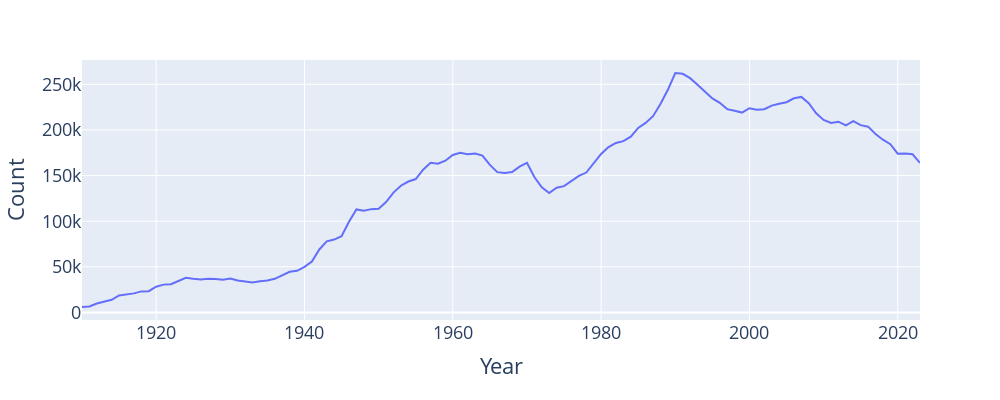

This figure's notebook cell:
### Code cell
grouped_data = babynames_f.groupby("Year")["Count"].sum().reset_index()
fig = px.line(grouped_data,
              x = "Year", y = "Count")
fig.update_layout(font_size = 18,
                  autosize=False,
                 width=1000,
                  height=400)
fig.show()
